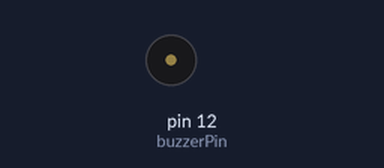
This sketch was run on a simulated Arduino Uno, built with avr-gcc and run on an emulated ATmega328P. Parts: buzzer (waves = sounding).

Above: at 16.0 s.
At 24.2 s:
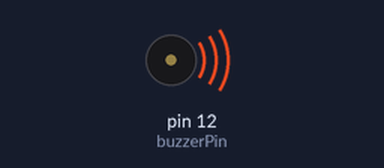
Timing chart, 0 to 25.9 s (numbered marks = the images above):
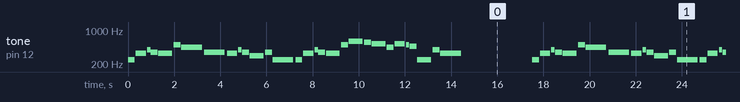

The sketch:

harry_potter.ino
```cpp
int buzzerPin = 12;

// Eksik olanlar dahil tüm nota tanımları
int nB3=247;
int nC4=262; int nCS4=277; int nD4=294; int nDS4=311; int nE4=330; int nF4=349; int nFS4=370; int nG4=392; int nGS4=415; int nA4=440; int nAS4=466; int nB4=494;
int nC5=523; int nCS5=554; int nD5=587; int nDS5=622; int nE5=659; int nF5=698; int nFS5=740; int nG5=784;

// Harry Potter - Hedwig's Theme (Tam Liste)
int melody[] = {
  nB3, nE4, nG4, nF4, nE4, nB4, nA4, nF4,
  nE4, nG4, nF4, nD4, nF4, nB3,
  nB3, nE4, nG4, nF4, nE4, nB4, nD5, nCS5, nC5,
  nA4, nC5, nB4, nAS4, nB3, nG4, nE4
};

// Nota süreleri
int durations[] = {
  300, 450, 150, 300, 600, 300, 900, 900,
  450, 150, 300, 600, 300, 900,
  300, 450, 150, 300, 600, 300, 600, 300, 600,
  300, 450, 150, 300, 600, 300, 900
};

void setup() {
  // İlk çalıştırmada bir kere çalar
  for (int i = 0; i < 30; i++) {
    tone(buzzerPin, melody[i]);
    delay(durations[i]);
    noTone(buzzerPin);
    delay(durations[i] * 0.1);
  }
}

void loop() {
  // Şarkı bittikten sonra 3 saniye bekler ve sonsuz döngüde baştan çalar
  delay(3000);
  for (int i = 0; i < 30; i++) {
    tone(buzzerPin, melody[i]);
    delay(durations[i]);
    noTone(buzzerPin);
    delay(durations[i] * 0.1);
  }
}
```

Measured:
- by itself, tone on pin 12 (buzzerPin): plays 247 Hz for 0.30 s, 330 Hz for 0.45 s, 392 Hz for 0.15 s, 349 Hz for 0.30 s, 330 Hz for 0.60 s, 494 Hz for 0.30 s … (225 notes in this stretch)
